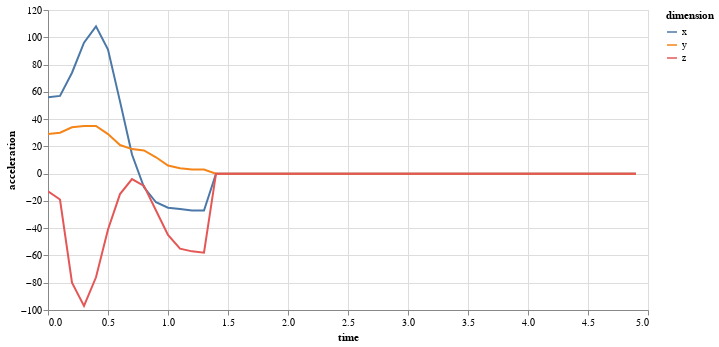

Notebook code for this chart:
### Markdown cell above
Plotting this data looks like the following:

### Code cell
#@title
import altair as alt
import pandas as pd

alt.Chart(
    pd.DataFrame(
        dataset.train.x[0, :, 0, :],
        columns=['x', 'y', 'z']
    ).assign(
        time = np.arange(0, 5, 0.1)
    ),
    width=600
).transform_fold(
    ['x', 'y', 'z'],
    as_=['dimension', 'acceleration']
).mark_line(
).encode(
    x='time:Q',
    y='acceleration:Q',
    color='dimension:N'
).interactive(bind_y=False)

### Figure 1 — Vega-Lite specification as saved in the notebook (floating-point values rounded to 4 significant figures)
{"config": {"view": {"continuousWidth": 400, "continuousHeight": 300}}, "data": {"name": "data-ea693a6a37b8ff26813edcbbbc2c21e8"}, "mark": "line", "encoding": {"color": {"type": "nominal", "field": "dimension"}, "x": {"type": "quantitative", "field": "time"}, "y": {"type": "quantitative", "field": "acceleration"}}, "selection": {"selector002": {"type": "interval", "bind": "scales", "encodings": ["x"]}}, "transform": [{"fold": ["x", "y", "z"], "as": ["dimension", "acceleration"]}], "width": 600, "$schema": "https://vega.github.io/schema/vega-lite/v4.8.1.json", "datasets": {"data-ea693a6a37b8ff26813edcbbbc2c21e8": [{"x": 56.0, "y": 29.0, "z": -13.0, "time": 0.0}, {"x": 57.0, "y": 30.0, "z": -19.0, "time": 0.1}, {"x": 74.0, "y": 34.0, "z": -80.0, "time": 0.2}, {"x": 96.0, "y": 35.0, "z": -97.0, "time": 0.3}, {"x": 108.0, "y": 35.0, "z": -76.0, "time": 0.4}, {"x": 91.0, "y": 29.0, "z": -41.0, "time": 0.5}, {"x": 53.0, "y": 21.0, "z": -15.0, "time": 0.6}, {"x": 14.0, "y": 18.0, "z": -4.0, "time": 0.7}, {"x": -10.0, "y": 17.0, "z": -9.0, "time": 0.8}, {"x": -21.0, "y": 12.0, "z": -27.0, "time": 0.9}, {"x": -25.0, "y": 6.0, "z": -45.0, "time": 1.0}, {"x": -26.0, "y": 4.0, "z": -55.0, "time": 1.1}, {"x": -27.0, "y": 3.0, "z": -57.0, "time": 1.2}, {"x": -27.0, "y": 3.0, "z": -58.0, "time": 1.3}, {"x": 0.0, "y": 0.0, "z": 0.0, "time": 1.4}, {"x": 0.0, "y": 0.0, "z": 0.0, "time": 1.5}, {"x": 0.0, "y": 0.0, "z": 0.0, "time": 1.6}, {"x": 0.0, "y": 0.0, "z": 0.0, "time": 1.7}, {"x": 0.0, "y": 0.0, "z": 0.0, "time": 1.8}, {"x": 0.0, "y": 0.0, "z": 0.0, "time": 1.9}, {"x": 0.0, "y": 0.0, "z": 0.0, "time": 2.0}, {"x": 0.0, "y": 0.0, "z": 0.0, "time": 2.1}, {"x": 0.0, "y": 0.0, "z": 0.0, "time": 2.2}, {"x": 0.0, "y": 0.0, "z": 0.0, "time": 2.3}, {"x": 0.0, "y": 0.0, "z": 0.0, "time": 2.4}, {"x": 0.0, "y": 0.0, "z": 0.0, "time": 2.5}, {"x": 0.0, "y": 0.0, "z": 0.0, "time": 2.6}, {"x": 0.0, "y": 0.0, "z": 0.0, "time": 2.7}, {"x": 0.0, "y": 0.0, "z": 0.0, "time": 2.8}, {"x": 0.0, "y": 0.0, "z": 0.0, "time": 2.9}, {"x": 0.0, "y": 0.0, "z": 0.0, "time": 3.0}, {"x": 0.0, "y": 0.0, "z": 0.0, "time": 3.1}, {"x": 0.0, "y": 0.0, "z": 0.0, "time": 3.2}, {"x": 0.0, "y": 0.0, "z": 0.0, "time": 3.3}, {"x": 0.0, "y": 0.0, "z": 0.0, "time": 3.4}, {"x": 0.0, "y": 0.0, "z": 0.0, "time": 3.5}, {"x": 0.0, "y": 0.0, "z": 0.0, "time": 3.6}, {"x": 0.0, "y": 0.0, "z": 0.0, "time": 3.7}, {"x": 0.0, "y": 0.0, "z": 0.0, "time": 3.8}, {"x": 0.0, "y": 0.0, "z": 0.0, "time": 3.9}, {"x": 0.0, "y": 0.0, "z": 0.0, "time": 4.0}, {"x": 0.0, "y": 0.0, "z": 0.0, "time": 4.1}, {"x": 0.0, "y": 0.0, "z": 0.0, "time": 4.2}, {"x": 0.0, "y": 0.0, "z": 0.0, "time": 4.3}, {"x": 0.0, "y": 0.0, "z": 0.0, "time": 4.4}, {"x": 0.0, "y": 0.0, "z": 0.0, "time": 4.5}, {"x": 0.0, "y": 0.0, "z": 0.0, "time": 4.6}, {"x": 0.0, "y": 0.0, "z": 0.0, "time": 4.7}, {"x": 0.0, "y": 0.0, "z": 0.0, "time": 4.8}, {"x": 0.0, "y": 0.0, "z": 0.0, "time": 4.9}]}}
